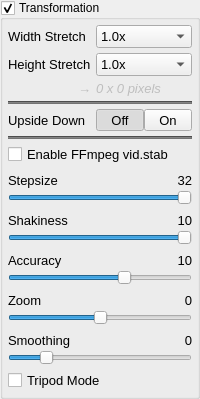
            <widget class="QGroupBox" name="groupBoxTransformation">
             <property name="title">
              <string>Transformation</string>
             </property>
             <property name="checkable">
              <bool>true</bool>
             </property>
             <layout class="QGridLayout" name="gridLayout_20">
              <property name="leftMargin">
               <number>5</number>
              </property>
              <property name="topMargin">
               <number>5</number>
              </property>
              <property name="rightMargin">
               <number>5</number>
              </property>
              <property name="bottomMargin">
               <number>5</number>
              </property>
              <item row="0" column="0">
               <widget class="QFrame" name="frameAspectRatio">
                <layout class="QVBoxLayout" name="verticalLayout_7">
                 <property name="spacing">
                  <number>5</number>
                 </property>
                 <property name="leftMargin">
                  <number>0</number>
                 </property>
                 <property name="topMargin">
                  <number>0</number>
                 </property>
                 <property name="rightMargin">
                  <number>0</number>
                 </property>
                 <property name="bottomMargin">
                  <number>0</number>
                 </property>
                 <item>
                  <layout class="QGridLayout" name="gridLayout_21">
                   <item row="10" column="0" colspan="2">
                    <layout class="QGridLayout" name="gridLayout_54">
                     <property name="spacing">
                      <number>0</number>
                     </property>
                     <item row="1" column="0" colspan="3">
                      <widget class="NoScrollSlider" name="horizontalSliderVidstabShakiness">
                       <property name="sizePolicy">
                        <sizepolicy hsizetype="Expanding" vsizetype="Fixed">
                         <horstretch>0</horstretch>
                         <verstretch>0</verstretch>
                        </sizepolicy>
                       </property>
                       <property name="minimumSize">
                        <size>
                         <width>0</width>
                         <height>0</height>
                        </size>
                       </property>
                       <property name="maximumSize">
                        <size>
                         <width>16777215</width>
                         <height>16777215</height>
                        </size>
                       </property>
                       <property name="minimum">
                        <number>1</number>
                       </property>
                       <property name="maximum">
                        <number>10</number>
                       </property>
                       <property name="value">
                        <number>10</number>
                       </property>
                       <property name="orientation">
                        <enum>Qt::Horizontal</enum>
                       </property>
                      </widget>
                     </item>
                     <item row="0" column="1">
                      <spacer name="horizontalSpacer_50">
                       <property name="orientation">
                        <enum>Qt::Horizontal</enum>
                       </property>
                       <property name="sizeType">
                        <enum>QSizePolicy::Maximum</enum>
                       </property>
                       <property name="sizeHint" stdset="0">
                        <size>
                         <width>40</width>
                         <height>20</height>
                        </size>
                       </property>
                      </spacer>
                     </item>
                     <item row="0" column="0">
                      <widget class="QLabel" name="label_VidstabShakinessText">
                       <property name="font">
                        <font>
                         <pointsize>10</pointsize>
                        </font>
                       </property>
                       <property name="text">
                        <string>Shakiness</string>
                       </property>
                      </widget>
                     </item>
                     <item row="0" column="2">
                      <widget class="DoubleClickLabel" name="label_VidstabShakinessVal">
                       <property name="font">
                        <font>
                         <pointsize>10</pointsize>
                        </font>
                       </property>
                       <property name="contextMenuPolicy">
                        <enum>Qt::CustomContextMenu</enum>
                       </property>
                       <property name="layoutDirection">
                        <enum>Qt::RightToLeft</enum>
                       </property>
                       <property name="text">
                        <string>10</string>
                       </property>
                       <property name="alignment">
                        <set>Qt::AlignRight|Qt::AlignTrailing|Qt::AlignVCenter</set>
                       </property>
                      </widget>
                     </item>
                    </layout>
                   </item>
                   <item row="1" column="0">
                    <widget class="QLabel" name="label_7">
                     <property name="sizePolicy">
                      <sizepolicy hsizetype="Fixed" vsizetype="Preferred">
                       <horstretch>0</horstretch>
                       <verstretch>0</verstretch>
                      </sizepolicy>
                     </property>
                     <property name="font">
                      <font>
                       <pointsize>10</pointsize>
                      </font>
                     </property>
                     <property name="text">
                      <string>Height Stretch</string>
                     </property>
                    </widget>
                   </item>
                   <item row="2" column="0">
                    <widget class="QLabel" name="label_33">
                     <property name="enabled">
                      <bool>false</bool>
                     </property>
                     <property name="font">
                      <font>
                       <pointsize>10</pointsize>
                      </font>
                     </property>
                     <property name="text">
                      <string>→</string>
                     </property>
                     <property name="alignment">
                      <set>Qt::AlignRight|Qt::AlignTrailing|Qt::AlignVCenter</set>
                     </property>
                    </widget>
                   </item>
                   <item row="9" column="0" colspan="2">
                    <layout class="QGridLayout" name="gridLayout_53">
                     <property name="spacing">
                      <number>0</number>
                     </property>
                     <item row="0" column="2">
                      <widget class="DoubleClickLabel" name="label_VidstabStepsizeVal">
                       <property name="font">
                        <font>
                         <pointsize>10</pointsize>
                        </font>
                       </property>
                       <property name="contextMenuPolicy">
                        <enum>Qt::CustomContextMenu</enum>
                       </property>
                       <property name="layoutDirection">
                        <enum>Qt::RightToLeft</enum>
                       </property>
                       <property name="text">
                        <string>32</string>
                       </property>
                       <property name="alignment">
                        <set>Qt::AlignRight|Qt::AlignTrailing|Qt::AlignVCenter</set>
                       </property>
                      </widget>
                     </item>
                     <item row="1" column="0" colspan="3">
                      <widget class="NoScrollSlider" name="horizontalSliderVidstabStepsize">
                       <property name="sizePolicy">
                        <sizepolicy hsizetype="Expanding" vsizetype="Fixed">
                         <horstretch>0</horstretch>
                         <verstretch>0</verstretch>
                        </sizepolicy>
                       </property>
                       <property name="minimumSize">
                        <size>
                         <width>0</width>
                         <height>0</height>
                        </size>
                       </property>
                       <property name="maximumSize">
                        <size>
                         <width>16777215</width>
                         <height>16777215</height>
                        </size>
                       </property>
                       <property name="minimum">
                        <number>1</number>
                       </property>
                       <property name="maximum">
                        <number>32</number>
                       </property>
                       <property name="value">
                        <number>32</number>
                       </property>
                       <property name="orientation">
                        <enum>Qt::Horizontal</enum>
                       </property>
                      </widget>
                     </item>
                     <item row="0" column="1">
                      <spacer name="horizontalSpacer_49">
                       <property name="orientation">
                        <enum>Qt::Horizontal</enum>
                       </property>
                       <property name="sizeType">
                        <enum>QSizePolicy::Maximum</enum>
                       </property>
                       <property name="sizeHint" stdset="0">
                        <size>
                         <width>40</width>
                         <height>20</height>
                        </size>
                       </property>
                      </spacer>
                     </item>
                     <item row="0" column="0">
                      <widget class="QLabel" name="label_VidstabStepsizeText">
                       <property name="font">
                        <font>
                         <pointsize>10</pointsize>
                        </font>
                       </property>
                       <property name="text">
                        <string>Stepsize</string>
                       </property>
                      </widget>
                     </item>
                    </layout>
                   </item>
                   <item row="0" column="1">
                    <widget class="NoScrollComboBox" name="comboBoxHStretch">
                     <property name="sizePolicy">
                      <sizepolicy hsizetype="Ignored" vsizetype="Fixed">
                       <horstretch>0</horstretch>
                       <verstretch>0</verstretch>
                      </sizepolicy>
                     </property>
                     <property name="font">
                      <font>
                       <pointsize>10</pointsize>
                      </font>
                     </property>
                     <item>
                      <property name="text">
                       <string>1.0x</string>
                      </property>
                     </item>
                     <item>
                      <property name="text">
                       <string>1.25x</string>
                      </property>
                     </item>
                     <item>
                      <property name="text">
                       <string>1.33x</string>
                      </property>
                     </item>
                     <item>
                      <property name="text">
                       <string>1.5x</string>
                      </property>
                     </item>
                     <item>
                      <property name="text">
                       <string>1.67x</string>
                      </property>
                     </item>
                     <item>
                      <property name="text">
                       <string>1.75x</string>
                      </property>
                     </item>
                     <item>
                      <property name="text">
                       <string>1.8x</string>
                      </property>
                     </item>
                     <item>
                      <property name="text">
                       <string>2.0x</string>
                      </property>
                     </item>
                    </widget>
                   </item>
                   <item row="13" column="0" colspan="2">
                    <layout class="QGridLayout" name="gridLayout_57">
                     <property name="spacing">
                      <number>0</number>
                     </property>
                     <item row="0" column="0">
                      <widget class="QLabel" name="label_VidstabSmoothingText">
                       <property name="font">
                        <font>
                         <pointsize>10</pointsize>
                        </font>
                       </property>
                       <property name="text">
                        <string>Smoothing</string>
                       </property>
                      </widget>
                     </item>
                     <item row="1" column="0" colspan="3">
                      <widget class="NoScrollSlider" name="horizontalSliderVidstabSmoothing">
                       <property name="sizePolicy">
                        <sizepolicy hsizetype="Expanding" vsizetype="Fixed">
                         <horstretch>0</horstretch>
                         <verstretch>0</verstretch>
                        </sizepolicy>
                       </property>
                       <property name="minimumSize">
                        <size>
                         <width>0</width>
                         <height>0</height>
                        </size>
                       </property>
                       <property name="maximumSize">
                        <size>
                         <width>16777215</width>
                         <height>16777215</height>
                        </size>
                       </property>
                       <property name="minimum">
                        <number>1</number>
                       </property>
                       <property name="maximum">
                        <number>50</number>
                       </property>
                       <property name="value">
                        <number>10</number>
                       </property>
                       <property name="orientation">
                        <enum>Qt::Horizontal</enum>
                       </property>
                      </widget>
                     </item>
                     <item row="0" column="1">
                      <spacer name="horizontalSpacer_53">
                       <property name="orientation">
                        <enum>Qt::Horizontal</enum>
                       </property>
                       <property name="sizeType">
                        <enum>QSizePolicy::Maximum</enum>
                       </property>
                       <property name="sizeHint" stdset="0">
                        <size>
                         <width>40</width>
                         <height>20</height>
                        </size>
                       </property>
                      </spacer>
                     </item>
                     <item row="0" column="2">
                      <widget class="DoubleClickLabel" name="label_VidstabSmoothingVal">
                       <property name="font">
                        <font>
                         <pointsize>10</pointsize>
                        </font>
                       </property>
                       <property name="contextMenuPolicy">
                        <enum>Qt::CustomContextMenu</enum>
                       </property>
                       <property name="layoutDirection">
                        <enum>Qt::RightToLeft</enum>
                       </property>
                       <property name="text">
                        <string>0</string>
                       </property>
                       <property name="alignment">
                        <set>Qt::AlignRight|Qt::AlignTrailing|Qt::AlignVCenter</set>
                       </property>
                      </widget>
                     </item>
                    </layout>
                   </item>
                   <item row="0" column="0">
                    <widget class="QLabel" name="label_8">
                     <property name="font">
                      <font>
                       <pointsize>10</pointsize>
                      </font>
                     </property>
                     <property name="text">
                      <string>Width Stretch</string>
                     </property>
                    </widget>
                   </item>
                   <item row="11" column="0" colspan="2">
                    <layout class="QGridLayout" name="gridLayout_55">
                     <property name="spacing">
                      <number>0</number>
                     </property>
                     <item row="0" column="2">
                      <widget class="DoubleClickLabel" name="label_VidstabAccuracyVal">
                       <property name="font">
                        <font>
                         <pointsize>10</pointsize>
                        </font>
                       </property>
                       <property name="contextMenuPolicy">
                        <enum>Qt::CustomContextMenu</enum>
                       </property>
                       <property name="layoutDirection">
                        <enum>Qt::RightToLeft</enum>
                       </property>
                       <property name="text">
                        <string>10</string>
                       </property>
                       <property name="alignment">
                        <set>Qt::AlignRight|Qt::AlignTrailing|Qt::AlignVCenter</set>
                       </property>
                      </widget>
                     </item>
                     <item row="1" column="0" colspan="3">
                      <widget class="NoScrollSlider" name="horizontalSliderVidstabAccuracy">
                       <property name="sizePolicy">
                        <sizepolicy hsizetype="Expanding" vsizetype="Fixed">
                         <horstretch>0</horstretch>
                         <verstretch>0</verstretch>
                        </sizepolicy>
                       </property>
                       <property name="minimumSize">
                        <size>
                         <width>0</width>
                         <height>0</height>
                        </size>
                       </property>
                       <property name="maximumSize">
                        <size>
                         <width>16777215</width>
                         <height>16777215</height>
                        </size>
                       </property>
                       <property name="minimum">
                        <number>1</number>
                       </property>
                       <property name="maximum">
                        <number>15</number>
                       </property>
                       <property name="value">
                        <number>10</number>
                       </property>
                       <property name="orientation">
                        <enum>Qt::Horizontal</enum>
                       </property>
                      </widget>
                     </item>
                     <item row="0" column="1">
                      <spacer name="horizontalSpacer_51">
                       <property name="orientation">
                        <enum>Qt::Horizontal</enum>
                       </property>
                       <property name="sizeType">
                        <enum>QSizePolicy::Maximum</enum>
                       </property>
                       <property name="sizeHint" stdset="0">
                        <size>
                         <width>40</width>
                         <height>20</height>
                        </size>
                       </property>
                      </spacer>
                     </item>
                     <item row="0" column="0">
                      <widget class="QLabel" name="label_VidstabAccuracyText">
                       <property name="font">
                        <font>
                         <pointsize>10</pointsize>
                        </font>
                       </property>
                       <property name="text">
                        <string>Accuracy</string>
                       </property>
                      </widget>
                     </item>
                    </layout>
                   </item>
                   <item row="4" column="0" colspan="2">
                    <widget class="Line" name="line_12">
                     <property name="styleSheet">
                      <string notr="true">background-color: rgb(115, 115, 115);</string>
                     </property>
                     <property name="orientation">
                      <enum>Qt::Horizontal</enum>
                     </property>
                    </widget>
                   </item>
                   <item row="5" column="1">
                    <widget class="QFrame" name="toolButtonUpsideDown">
                     <layout class="QHBoxLayout" name="horizontalLayout_29">
                      <property name="spacing">
                       <number>0</number>
                      </property>
                      <property name="leftMargin">
                       <number>0</number>
                      </property>
                      <property name="topMargin">
                       <number>0</number>
                      </property>
                      <property name="rightMargin">
                       <number>0</number>
                      </property>
                      <property name="bottomMargin">
                       <number>0</number>
                      </property>
                      <item>
                       <widget class="ColorToolButton" name="toolButtonUpsideDownOff">
                        <property name="sizePolicy">
                         <sizepolicy hsizetype="Preferred" vsizetype="Fixed">
                          <horstretch>0</horstretch>
                          <verstretch>0</verstretch>
                         </sizepolicy>
                        </property>
                        <property name="font">
                         <font>
                          <pointsize>10</pointsize>
                         </font>
                        </property>
                        <property name="text">
                         <string>Off</string>
                        </property>
                        <property name="checkable">
                         <bool>true</bool>
                        </property>
                        <property name="checked">
                         <bool>true</bool>
                        </property>
                        <property name="autoExclusive">
                         <bool>true</bool>
                        </property>
                       </widget>
                      </item>
                      <item>
                       <widget class="ColorToolButton" name="toolButtonUpsideDownOn">
                        <property name="sizePolicy">
                         <sizepolicy hsizetype="Preferred" vsizetype="Fixed">
                          <horstretch>0</horstretch>
                          <verstretch>0</verstretch>
                         </sizepolicy>
                        </property>
                        <property name="font">
                         <font>
                          <pointsize>10</pointsize>
                         </font>
                        </property>
                        <property name="text">
                         <string>On</string>
                        </property>
                        <property name="checkable">
                         <bool>true</bool>
                        </property>
                        <property name="autoExclusive">
                         <bool>true</bool>
                        </property>
                       </widget>
                      </item>
                     </layout>
                    </widget>
                   </item>
                   <item row="7" column="0" rowspan="2" colspan="2">
                    <widget class="QCheckBox" name="checkBoxVidstabEnable">
                     <property name="font">
                      <font>
                       <pointsize>10</pointsize>
                      </font>
                     </property>
                     <property name="toolTip">
                      <string>Visible only after ffmpeg H.264 export!</string>
                     </property>
                     <property name="text">
                      <string>Enable FFmpeg vid.stab</string>
                     </property>
                    </widget>
                   </item>
                   <item row="1" column="1">
                    <widget class="NoScrollComboBox" name="comboBoxVStretch">
                     <property name="sizePolicy">
                      <sizepolicy hsizetype="Ignored" vsizetype="Fixed">
                       <horstretch>0</horstretch>
                       <verstretch>0</verstretch>
                      </sizepolicy>
                     </property>
                     <property name="font">
                      <font>
                       <pointsize>10</pointsize>
                      </font>
                     </property>
                     <property name="layoutDirection">
                      <enum>Qt::LeftToRight</enum>
                     </property>
                     <property name="sizeAdjustPolicy">
                      <enum>QComboBox::AdjustToContentsOnFirstShow</enum>
                     </property>
                     <item>
                      <property name="text">
                       <string>1.0x</string>
                      </property>
                     </item>
                     <item>
                      <property name="text">
                       <string>1.67x</string>
                      </property>
                     </item>
                     <item>
                      <property name="text">
                       <string>3.0x</string>
                      </property>
                     </item>
                     <item>
                      <property name="text">
                       <string>0.33x</string>
                      </property>
                     </item>
                    </widget>
                   </item>
                   <item row="5" column="0">
                    <widget class="QLabel" name="UpsideDownLabel">
                     <property name="font">
                      <font>
                       <pointsize>10</pointsize>
                      </font>
                     </property>
                     <property name="text">
                      <string>Upside Down</string>
                     </property>
                    </widget>
                   </item>
                   <item row="2" column="1">
                    <widget class="QLabel" name="label_resResolution">
                     <property name="enabled">
                      <bool>false</bool>
                     </property>
                     <property name="font">
                      <font>
                       <pointsize>10</pointsize>
                       <italic>true</italic>
                      </font>
                     </property>
                     <property name="text">
                      <string>0 x 0 pixels</string>
                     </property>
                    </widget>
                   </item>
                   <item row="12" column="0" colspan="2">
                    <layout class="QGridLayout" name="gridLayout_56">
                     <property name="spacing">
                      <number>0</number>
                     </property>
                     <item row="0" column="2">
                      <widget class="DoubleClickLabel" name="label_VidstabZoomVal">
                       <property name="font">
                        <font>
                         <pointsize>10</pointsize>
                        </font>
                       </property>
                       <property name="contextMenuPolicy">
                        <enum>Qt::CustomContextMenu</enum>
                       </property>
                       <property name="layoutDirection">
                        <enum>Qt::RightToLeft</enum>
                       </property>
                       <property name="text">
                        <string>0</string>
                       </property>
                       <property name="alignment">
                        <set>Qt::AlignRight|Qt::AlignTrailing|Qt::AlignVCenter</set>
                       </property>
                      </widget>
                     </item>
                     <item row="1" column="0" colspan="3">
                      <widget class="NoScrollSlider" name="horizontalSliderVidstabZoom">
                       <property name="sizePolicy">
                        <sizepolicy hsizetype="Expanding" vsizetype="Fixed">
                         <horstretch>0</horstretch>
                         <verstretch>0</verstretch>
                        </sizepolicy>
                       </property>
                       <property name="minimumSize">
                        <size>
                         <width>0</width>
                         <height>0</height>
                        </size>
                       </property>
                       <property name="maximumSize">
                        <size>
                         <width>16777215</width>
                         <height>16777215</height>
                        </size>
                       </property>
                       <property name="minimum">
                        <number>-10</number>
                       </property>
                       <property name="maximum">
                        <number>10</number>
                       </property>
                       <property name="value">
                        <number>0</number>
                       </property>
                       <property name="orientation">
                        <enum>Qt::Horizontal</enum>
                       </property>
                      </widget>
                     </item>
                     <item row="0" column="1">
                      <spacer name="horizontalSpacer_52">
                       <property name="orientation">
                        <enum>Qt::Horizontal</enum>
                       </property>
                       <property name="sizeType">
                        <enum>QSizePolicy::Maximum</enum>
                       </property>
                       <property name="sizeHint" stdset="0">
                        <size>
                         <width>40</width>
                         <height>20</height>
                        </size>
                       </property>
                      </spacer>
                     </item>
                     <item row="0" column="0">
                      <widget class="QLabel" name="label_VidstabZoomText">
                       <property name="font">
                        <font>
                         <pointsize>10</pointsize>
                        </font>
                       </property>
                       <property name="text">
                        <string>Zoom</string>
                       </property>
                      </widget>
                     </item>
                    </layout>
                   </item>
                   <item row="6" column="0" colspan="2">
                    <widget class="Line" name="line_25">
                     <property name="styleSheet">
                      <string notr="true">background-color: rgb(115, 115, 115);</string>
                     </property>
                     <property name="orientation">
                      <enum>Qt::Horizontal</enum>
                     </property>
                    </widget>
                   </item>
                   <item row="14" column="0" colspan="2">
                    <widget class="QCheckBox" name="checkBoxVidstabTripod">
                     <property name="font">
                      <font>
                       <pointsize>10</pointsize>
                      </font>
                     </property>
                     <property name="text">
                      <string>Tripod Mode</string>
                     </property>
                    </widget>
                   </item>
                  </layout>
                 </item>
                </layout>
               </widget>
              </item>
             </layout>
            </widget>
